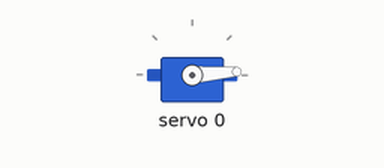
Simulated run of this sketch. Board: Arduino Uno, built with avr-gcc and run on an emulated ATmega328P. Parts: servo.

Above: at 0.05 s.
At 4.0 s:
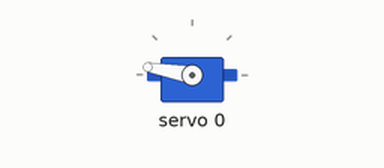
Timing chart, 0 to 5.2 s (numbered marks = the images above):
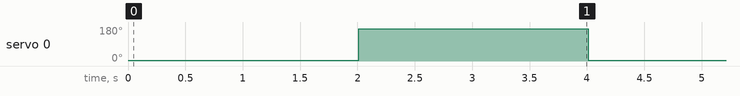

The sketch:

Prueba_PCA9685.ino
```cpp
#include <Adafruit_PWMServoDriver.h>

#define SERVOMIN  120
#define SERVOMAX  470
#define SERVO_FREQ 50

Adafruit_PWMServoDriver pwm = Adafruit_PWMServoDriver();

int servonum = 0; // De 0 a 15
int posizione;
int angulo;

void setup() {
  pwm.begin();
  pwm.setOscillatorFrequency(27000000);
  pwm.setPWMFreq(SERVO_FREQ);
  delay(10);
}

void loop() {
  angulo = 0;
  posizione = map(angulo, 0, 180, SERVOMIN, SERVOMAX);
  pwm.setPWM(servonum, 0, posizione);
  delay(2000);

  angulo = 180;
  posizione = map(angulo, 0, 180, SERVOMIN, SERVOMAX);
  pwm.setPWM(servonum, 0, posizione);
  delay(2000);

  angulo = 0;
  posizione = map(angulo, 0, 180, SERVOMIN, SERVOMAX);
  pwm.setPWM(servonum, 0, posizione);
  delay(2000);

  angulo = 180;
  posizione = map(angulo, 0, 180, SERVOMIN, SERVOMAX);
  pwm.setPWM(servonum, 0, posizione);
  delay(2000);
}
```

Measured:
- by itself, servo 0: alternates 170° for 2.0 s and 4° for 2.0 s
